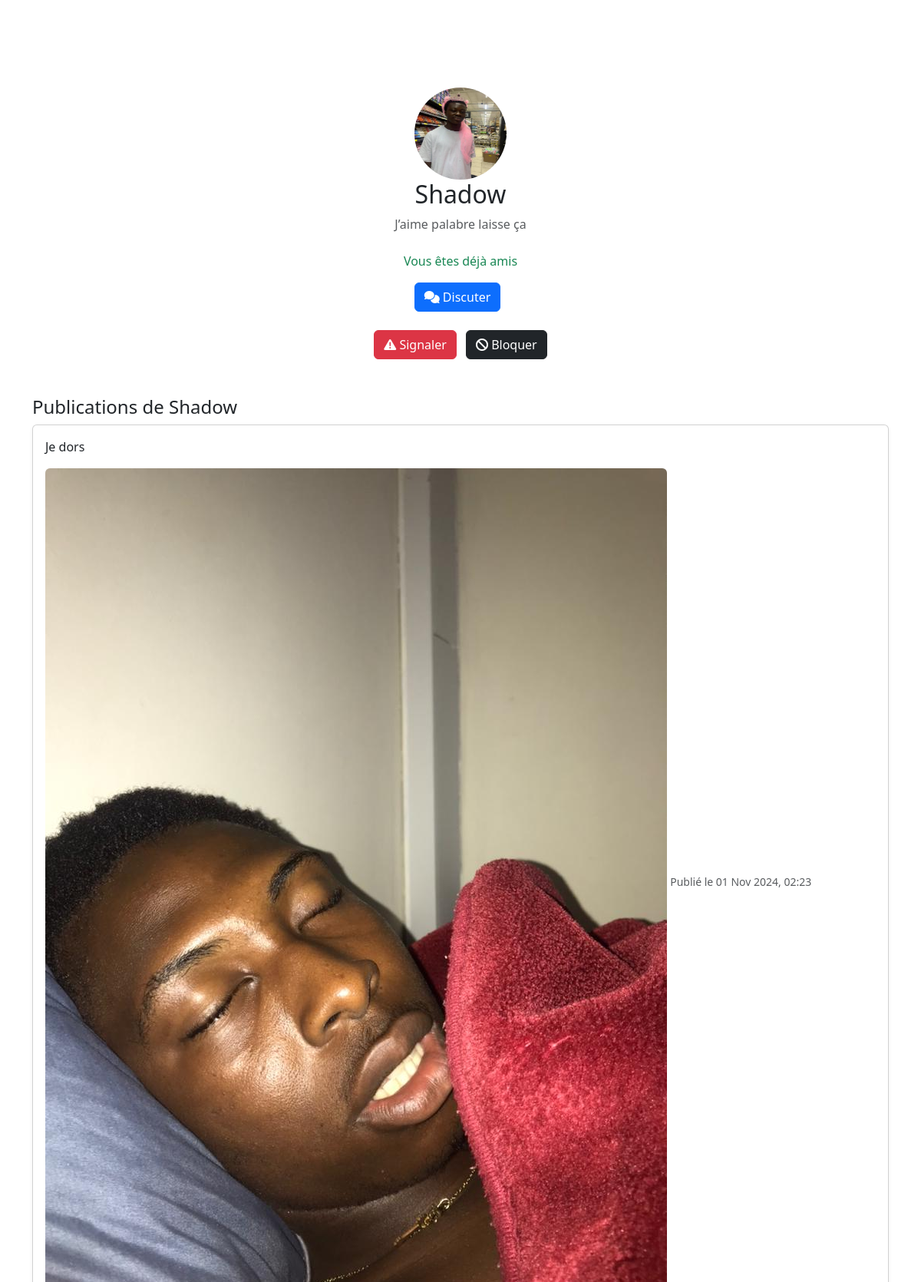
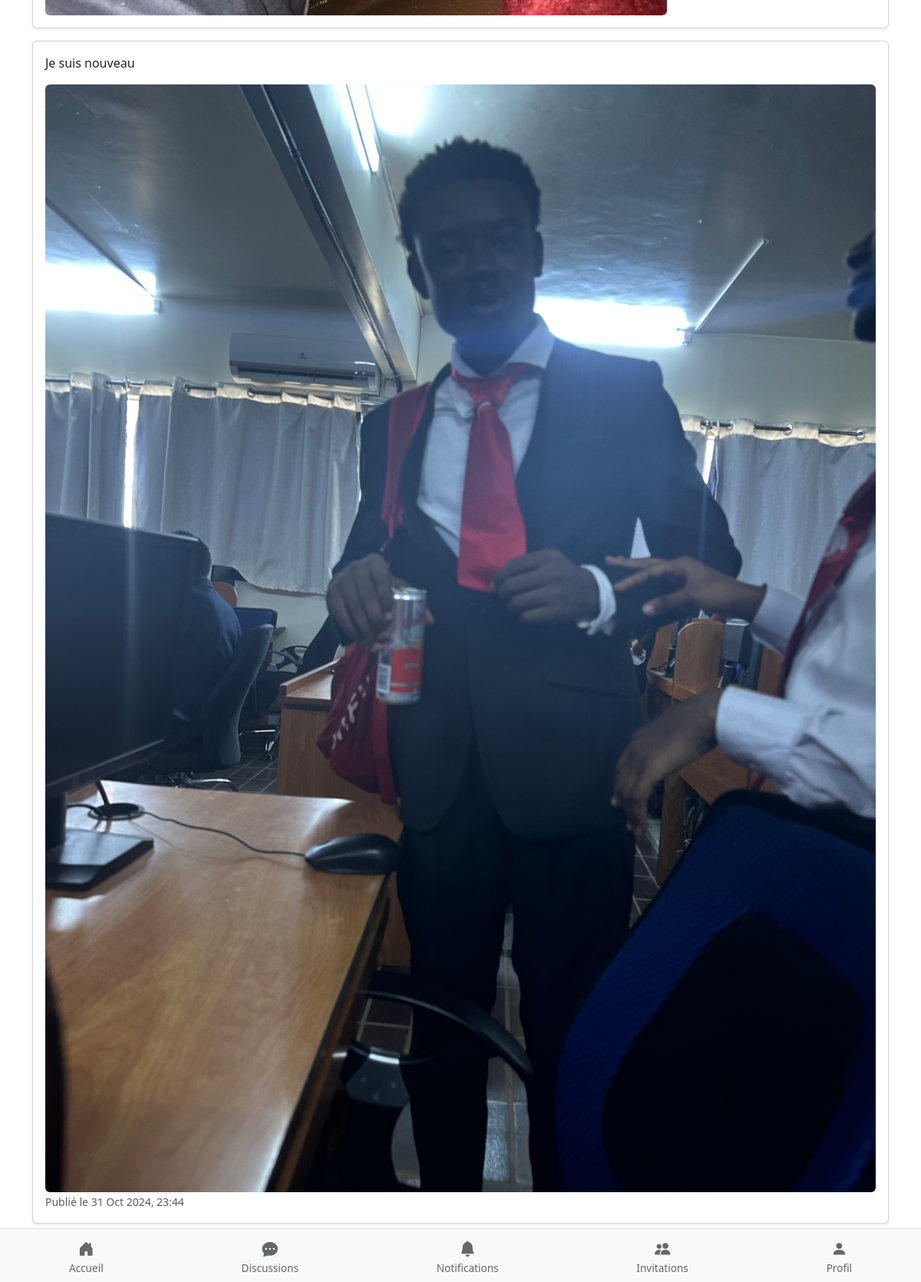
/pages/profil_utilisateur.php?utilisateur_id=7 (signed in), run on the app's committed database (2 pictures, top to bottom).
### tables this page shows
CREATE TABLE IF NOT EXISTS `utilisateurs` (
  `utilisateur_id` int NOT NULL AUTO_INCREMENT,
  `nom_utilisateur` varchar(50) NOT NULL,
  `email` varchar(100) NOT NULL,
  `mot_de_passe_hash` varchar(255) NOT NULL,
  `photo_profil` varchar(255) DEFAULT NULL,
  `bio` text,
  `date_creation` timestamp NULL DEFAULT CURRENT_TIMESTAMP,
  `dernier_login` timestamp NULL DEFAULT NULL,
  `premiere_connexion` tinyint(1) DEFAULT '1',
  `reset_token` varchar(255) DEFAULT NULL,
  `token_expiration` datetime DEFAULT NULL,
  PRIMARY KEY (`utilisateur_id`),
  UNIQUE KEY `nom_utilisateur` (`nom_utilisateur`),
  UNIQUE KEY `email` (`email`)
);

CREATE TABLE IF NOT EXISTS `publications` (
  `publication_id` int NOT NULL AUTO_INCREMENT,
  `utilisateur_id` int DEFAULT NULL,
  `contenu` text NOT NULL,
  `image` varchar(255) DEFAULT NULL,
  `date_creation` timestamp NULL DEFAULT CURRENT_TIMESTAMP,
  PRIMARY KEY (`publication_id`),
  KEY `utilisateur_id` (`utilisateur_id`)
);

### pages/profil_utilisateur.php (the view, shortened to what this page needs)
<?php
include 'header.php';
$utilisateur_id = $_GET['utilisateur_id'];
$utilisateur_connecte_id = $_SESSION['utilisateur_id'];
$host = 'localhost';
$dbname = 'bricoconnect';
$username = 'root';
$password = '';
try {
    $pdo = new PDO("mysql:host=$host;dbname=$dbname", $username, $password);
    $pdo->setAttribute(PDO::ATTR_ERRMODE, PDO::ERRMODE_EXCEPTION);
    $stmt = $pdo->prepare("SELECT nom_utilisateur, email, bio, photo_profil FROM utilisateurs WHERE utilisateur_id = :utilisateur_id");
    $stmt->execute([':utilisateur_id' => $utilisateur_id]);
    $utilisateur = $stmt->fetch(PDO::FETCH_ASSOC);
    $stmt = $pdo->prepare("SELECT statut FROM amities WHERE (utilisateur_id = :utilisateur_connecte_id AND utilisateur_ami_id = :utilisateur_id) OR (utilisateur_id = :utilisateur_id AND utilisateur_ami_id = :utilisateur_connecte_id)");
    $stmt->execute([':utilisateur_connecte_id' => $utilisateur_connecte_id, ':utilisateur_id' => $utilisateur_id]);
    $amitie = $stmt->fetch(PDO::FETCH_ASSOC);
    $est_ami = $amitie && $amitie['statut'] == 1;
    $stmt = $pdo->prepare("SELECT contenu, image, date_creation FROM publications WHERE utilisateur_id = :utilisateur_id ORDER BY date_creation DESC");
    $stmt->execute([':utilisateur_id' => $utilisateur_id]);
    $publications = $stmt->fetchAll(PDO::FETCH_ASSOC);
} catch (PDOException $e) {
    echo "Erreur : " . $e->getMessage();
}
?>
<!DOCTYPE html>
<html lang="fr">
<head>
    <link href="https://cdn.jsdelivr.net/npm/bootstrap@5.3.0/dist/css/bootstrap.min.css" rel="stylesheet">
    <link rel="stylesheet" href="https://cdnjs.cloudflare.com/ajax/libs/font-awesome/6.0.0-beta3/css/all.min.css">
</head>
<body>
<div class="container mt-4">
    <div class="text-center mb-4">
        <img src="<?php echo $utilisateur['photo_profil'] ? htmlspecialchars($utilisateur['photo_profil']) : '../images/default_avatar.png'; ?>" alt="Photo de profil" class="rounded-circle" style="width: 120px; height: 120px;">
        <h2><?php echo htmlspecialchars($utilisateur['nom_utilisateur']); ?></h2>
        <?php if ($utilisateur['bio']): ?>
            <p class="text-muted"><?php echo htmlspecialchars($utilisateur['bio']); ?></p>
        <?php else: ?>
            <p class="text-muted">Cet utilisateur n'a pas encore ajouté de biographie.</p>
        <?php endif; ?>
    </div>
    <div class="text-center mb-4">
        <?php if ($est_ami): ?>
            <p class="text-success">Vous êtes déjà amis</p>
            <a href="discussions.php?utilisateur_id=<?php echo $utilisateur_id; ?>" class="btn btn-primary me-2"><i class="fas fa-comments"></i> Discuter</a>
        <?php endif; ?>
    </div>
    <div class="text-center">
        <a href="signaler_utilisateur.php?utilisateur_id=<?php echo $utilisateur_id; ?>" class="btn btn-danger me-2"><i class="fas fa-exclamation-triangle"></i> Signaler</a>
        <a href="bloquer_utilisateur.php?utilisateur_id=<?php echo $utilisateur_id; ?>" class="btn btn-dark"><i class="fas fa-ban"></i> Bloquer</a>
    </div>
    <div class="mt-5">
        <h4>Publications de <?php echo htmlspecialchars($utilisateur['nom_utilisateur']); ?></h4>
        <?php if (count($publications) > 0): ?>
            <?php foreach ($publications as $publication): ?>
                <div class="card mb-3 shadow-sm">
                    <div class="card-body">
                        <p class="card-text"><?php echo htmlspecialchars($publication['contenu']); ?></p>
                        <?php if ($publication['image']): ?>
                            <img src="../<?php echo htmlspecialchars($publication['image']); ?>" class="img-fluid rounded" alt="Image de publication">
                        <?php endif; ?>
                        <small class="text-muted">Publié le <?php echo date('d M Y, H:i', strtotime($publication['date_creation'])); ?></small>
                    </div>
                </div>
            <?php endforeach; ?>
        <?php else: ?>
            <p class="text-muted">Aucune publication à afficher.</p>
        <?php endif; ?>
    </div>
</div>
</body>
</html>

### pages/header.php (shortened to what this page needs)
<!DOCTYPE html>
<html lang="fr">
<head>
    <link rel="stylesheet" href="../styles/style.css">
    <link href="https://cdn.jsdelivr.net/npm/bootstrap@5.3.0/dist/css/bootstrap.min.css" rel="stylesheet">
    <link rel="stylesheet" href="https://cdn.jsdelivr.net/npm/bootstrap-icons/font/bootstrap-icons.css">
</head>
<body>
<div class="main-content">
</div>
<nav class="navbar fixed-bottom navbar-light bg-light">
    <ul class="nav nav-pills nav-fill w-100">
        <li class="nav-item">
            <a class="nav-link" href="home.php">
                <i class="bi bi-house-door-fill"></i>
                <span>Accueil</span>
            </a>
        </li>
        <li class="nav-item">
            <a class="nav-link" href="discussions.php">
                <i class="bi bi-chat-dots-fill"></i>
                <span>Discussions</span>
            </a>
        </li>
        <li class="nav-item position-relative">
            <a class="nav-link" href="notifications.php">
                <i class="bi bi-bell-fill"></i>
                <span>Notifications</span>
            </a>
        </li>
        <li class="nav-item">
            <a class="nav-link" href="invitations.php">
                <i class="bi bi-people-fill"></i>
                <span>Invitations</span>
            </a>
        </li>
        <li class="nav-item">
            <a class="nav-link" href="profil.php">
                <i class="bi bi-person-fill"></i>
                <span>Profil</span>
            </a>
        </li>
    </ul>
</nav>
</body>
</html>

### styles/style.css (style rules this page uses)
body { font-family: Arial, sans-serif; margin: 0; padding-bottom: 60px; }
.main-content { padding: 20px; }
.navbar { border-top: 1px solid #ddd; padding: 0; }
.navbar ul { display: flex; justify-content: space-around; padding: 0; margin: 0; list-style: none; width: 100%; }
.navbar .nav-item { flex: 1; text-align: center; }
.navbar .nav-link { display: flex; flex-direction: column; align-items: center; padding: 10px 0; color: #666; font-size: 0.9em; position: relative; }
.navbar .nav-link i { font-size: 1.5em; }
.container { max-width: 600px; margin: 0 auto; }
body, html { overflow-x: hidden; }

### pages/header.php (style rules this page uses)
.navbar.fixed-bottom { padding-top: 6px; padding-bottom: 6px; height: 70px; }
.nav-pills .nav-link { font-size: 0.85rem; padding: 4px 0; }
.nav-item i { font-size: 1.2rem; }
.main-content { padding-bottom: 70px; }

### data on the page
utilisateurs: photo_profil (picture), nom_utilisateur "Shadow", bio "J’aime palabre laisse ça"
publications: contenu "Je dors", image (picture), date_creation "01 Nov 2024, 02:23"
publications: contenu "Je suis nouveau", image (picture), date_creation "31 Oct 2024, 23:44"
